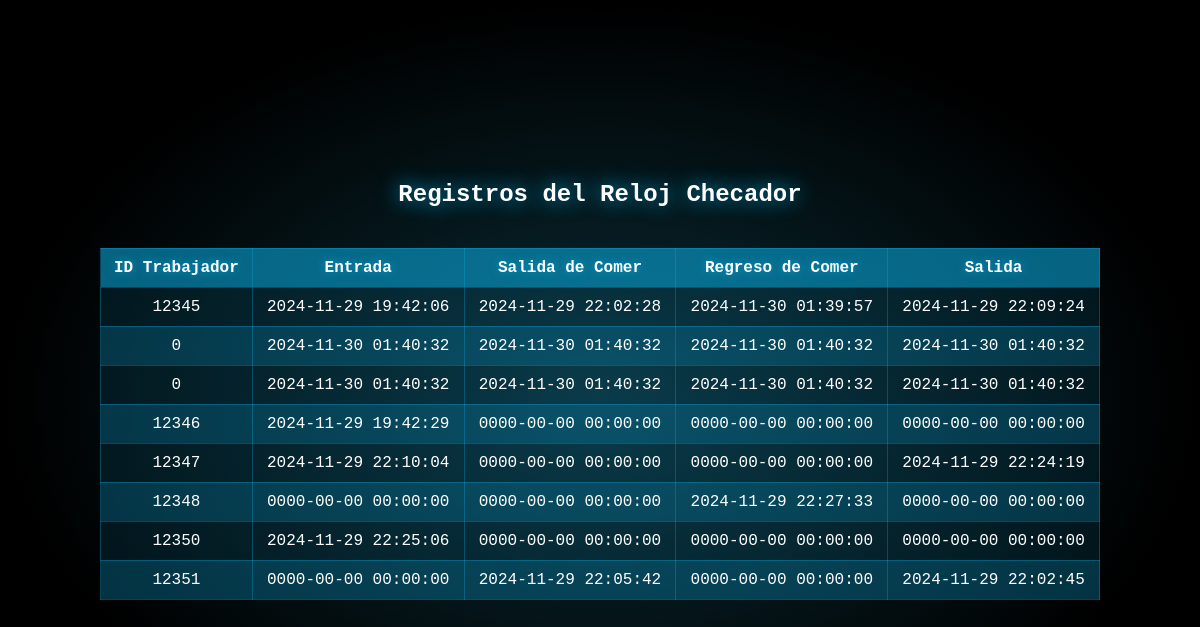
The app's page /PHP/Administrador/table.php with its own data.
### tables this page shows
CREATE TABLE `entradassalidas` (
  `idTrabajador` int(5) NOT NULL,
  `entrada` datetime NOT NULL,
  `salidaComer` datetime NOT NULL,
  `regresoComer` datetime NOT NULL,
  `salida` datetime NOT NULL
);

### PHP/Administrador/table.php (the view, shortened to what this page needs)
<?php
$host = "localhost";
$user = "root";
$password = "";
$dbname = "relojchecador";
$mysqli = new mysqli($host, $user, $password, $dbname);
$query = "SELECT * FROM entradassalidas";
$result = $mysqli->query($query);
?>
<!DOCTYPE html>
<html lang="en">
<head>
</head>
<body>
    <h2>Registros del Reloj Checador</h2>
    <?php if ($result->num_rows > 0): ?>
        <table>
            <thead>
                <tr>
                    <th>ID Trabajador</th>
                    <th>Entrada</th>
                    <th>Salida de Comer</th>
                    <th>Regreso de Comer</th>
                    <th>Salida</th>
                </tr>
            </thead>
            <tbody>
                <?php while ($row = $result->fetch_assoc()): ?>
                    <tr>
                        <td><?= htmlspecialchars($row['idTrabajador']) ?></td>
                        <td><?= htmlspecialchars($row['entrada']) ?></td>
                        <td><?= htmlspecialchars($row['salidaComer']) ?></td>
                        <td><?= htmlspecialchars($row['regresoComer']) ?></td>
                        <td><?= htmlspecialchars($row['salida']) ?></td>
                    </tr>
                <?php endwhile; ?>
            </tbody>
        </table>
    <?php else: ?>
        <p class="no-data">No hay registros disponibles en la base de datos.</p>
    <?php endif; ?>
</body>
</html>

### PHP/Administrador/table.php (style rules this page uses)
* { padding: 0; margin: 0; box-sizing: border-box; }
body { width: 100%; height: 100vh; background: radial-gradient(ellipse at center, #0a2e38 0%, #000000 70%); font-family: 'Share Tech Mono', monospace; color: #ffffff; display: flex; flex-direction: column; align-items: center; justify-content: center; }
h2 { text-shadow: 0 0 20px rgba(10, 175, 230, 1); margin-bottom: 20px; }
table { margin: 20px auto; border-collapse: collapse; width: 90%; max-width: 1000px; background: rgba(10, 175, 230, 0.1); color: #ffffff; border: 1px solid rgba(10, 175, 230, 0.5); }
th, td { padding: 10px; text-align: center; border: 1px solid rgba(10, 175, 230, 0.3); }
th { background: rgba(10, 175, 230, 0.5); text-shadow: 0 0 10px rgba(10, 175, 230, 0.7); }
tr:nth-child(even) { background: rgba(10, 175, 230, 0.2); }

### records on screen
entradassalidas: idTrabajador "12345", entrada "2024-11-29 19:42:06", salidaComer "2024-11-29 22:02:28", regresoComer "2024-11-30 01:39:57", salida "2024-11-29 22:09:24"
entradassalidas: idTrabajador "0", entrada "2024-11-30 01:40:32", salidaComer "2024-11-30 01:40:32", regresoComer "2024-11-30 01:40:32", salida "2024-11-30 01:40:32"
entradassalidas: idTrabajador "0", entrada "2024-11-30 01:40:32", salidaComer "2024-11-30 01:40:32", regresoComer "2024-11-30 01:40:32", salida "2024-11-30 01:40:32"
entradassalidas: idTrabajador "12346", entrada "2024-11-29 19:42:29", salidaComer "0000-00-00 00:00:00", regresoComer "0000-00-00 00:00:00", salida "0000-00-00 00:00:00"
entradassalidas: idTrabajador "12347", entrada "2024-11-29 22:10:04", salidaComer "0000-00-00 00:00:00", regresoComer "0000-00-00 00:00:00", salida "2024-11-29 22:24:19"
entradassalidas: idTrabajador "12348", entrada "0000-00-00 00:00:00", salidaComer "0000-00-00 00:00:00", regresoComer "2024-11-29 22:27:33", salida "0000-00-00 00:00:00"
entradassalidas: idTrabajador "12350", entrada "2024-11-29 22:25:06", salidaComer "0000-00-00 00:00:00", regresoComer "0000-00-00 00:00:00", salida "0000-00-00 00:00:00"
entradassalidas: idTrabajador "12351", entrada "0000-00-00 00:00:00", salidaComer "2024-11-29 22:05:42", regresoComer "0000-00-00 00:00:00", salida "2024-11-29 22:02:45"
